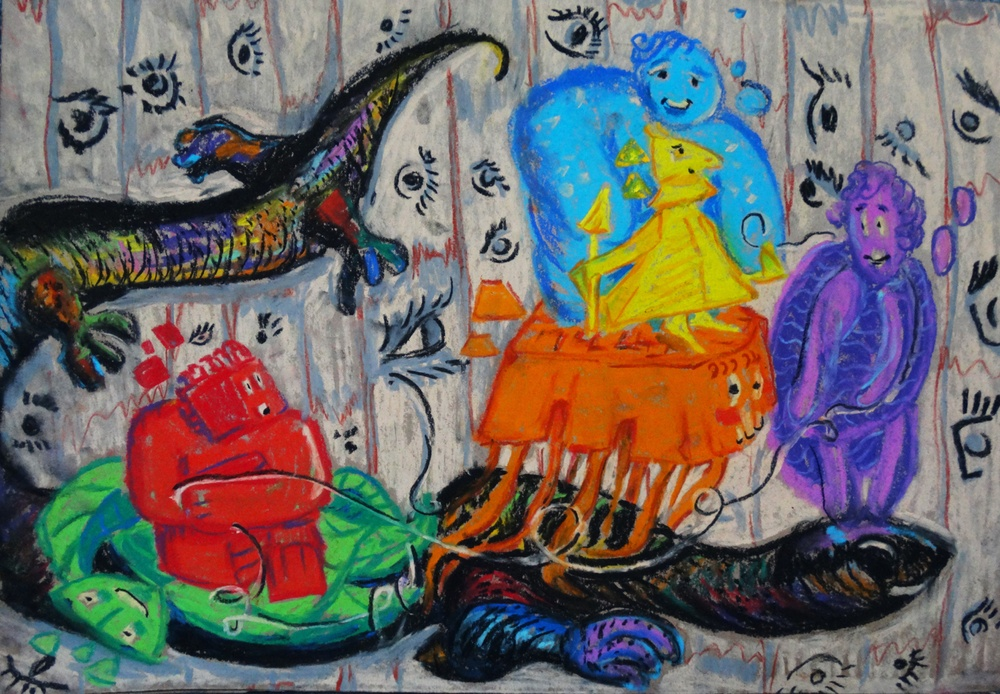
%> input picture c.jpg, 1000 x 694 px, shrunk from 5040 x 3496 before the run, given in place of c.tif, which was not available
$ octave color-extraction.m   (GNU Octave 9; MATLAB toolbox functions it lacks are replaced by stand-ins)
%> lines starting %> are read from the running program, lines starting %| are printed output that depends on the picture; pictures that were not available may be replaced by others from this repository, and a replacement may not be noted
imfinfo('c.tif')
c=imread('c.tif');
%> c is the input picture: size 694x1000x3 uint8; mean R, G, B 109.4, 103, 100.9
p=[230,123,9]; % peach color
% red
cr=c(:,:,1); % extraction of red color
cg=c(:,:,2); % extraction of green color
cb=c(:,:,3); % extraction of blue color
cr(cr>150 & cg<50 & cb<60)=p(1);
%> cr: size 694x1000 uint8; min 0, max 255, mean 111.6
cg(cr>150 & cg<50 & cb<60)=p(2);
%> cg: size 694x1000 uint8; min 0, max 232, mean 107.4
cb(cr>150 & cg<50 & cb<60)=p(3);
c_r(:,:,1)=cr;
c_r(:,:,2)=cg;
c_r(:,:,3)=cb;
imwrite(c_r,"c_r.jpg")
% red and yellow and orange
cr=c(:,:,1);
cg=c(:,:,2);
cb=c(:,:,3);
cr(cr>150 & 100<cg<150 & cb<100)=p(1);
%> cr: size 694x1000 uint8; min 0, max 255, mean 115.4
cg(cr>150 & 100<cg<150 & cb<100)=p(2);
%> cg: size 694x1000 uint8; min 0, max 212, mean 108.6
cb(cr>150 & 100<cg<150 & cb<100)=p(3);
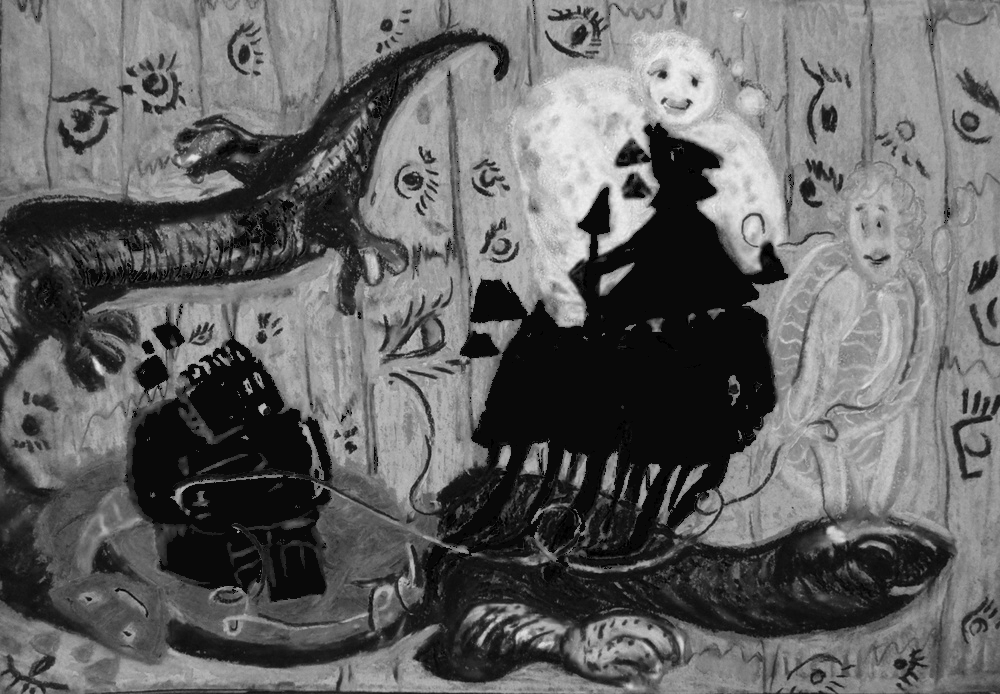
%> cb: size 694x1000 uint8; min 0, max 244, mean 99.4
c_ryo(:,:,1)=cr;
c_ryo(:,:,2)=cg;
c_ryo(:,:,3)=cb;
imwrite(c_ryo,"c_ryo.jpg")
% red and orange
cr=c(:,:,1);
cg=c(:,:,2);
cb=c(:,:,3);
cr(cr>150 & cg<100 & cb<100)=p(1);
%> cr: size 694x1000 uint8; min 0, max 255, mean 113.8
cg(cr>150 & cg<100 & cb<100)=p(2);
%> cg: size 694x1000 uint8; min 0, max 232, mean 109.9
cb(cr>150 & cg<100 & cb<100)=p(3);
c_ro(:,:,1)=cr;
c_ro(:,:,2)=cg;
c_ro(:,:,3)=cb;
imwrite(c_ro,"c_ro.jpg")

% orange
%idea: ro - r
cr=c(:,:,1);
cg=c(:,:,2);
cb=c(:,:,3);
cr(cr>150 &  cg<100 & cb<100 & ~(cr>150 & cg<60 & cb<60))=p(1);
%> cr: size 694x1000 uint8; min 0, max 255, mean 111.3
cg(cr>150 &  cg<100 & cb<100 & ~(cr>150 & cg<60 & cb<60))=p(2);
%> cg: size 694x1000 uint8; min 0, max 232, mean 105.2
cb(cr>150 &  cg<100 & cb<100 & ~(cr>150 & cg<60 & cb<60))=p(3);
c_o(:,:,1)=cr;
c_o(:,:,2)=cg;
c_o(:,:,3)=cb;
imwrite(c_o,"c_o.jpg")

%green
cr=c(:,:,1);
cg=c(:,:,2);
cb=c(:,:,3);
cr(cr<100 & cg>100 & cb<100)=p(1);
%> cr: size 694x1000 uint8; min 0, max 255, mean 116.4
cg(cr<100 & cg>100 & cb<100)=p(2);
cb(cr<100 & cg>100 & cb<100)=p(3);
c_g(:,:,1)=cr;
c_g(:,:,2)=cg;
c_g(:,:,3)=cb;
imwrite(c_g,"c_g.jpg")
%purple
cr=c(:,:,1);
cg=c(:,:,2);
cb=c(:,:,3);
cr(cr>60 & cg<100 & cb>100)=p(1);
%> cr: size 694x1000 uint8; min 0, max 255, mean 116.4; mean of the top-left, top-right, bottom-left and bottom-right quarters 111.5, 130.7, 102.8, 120.7
cg(cr>60 & cg<100 & cb>100)=p(2); %<100 <100 >100
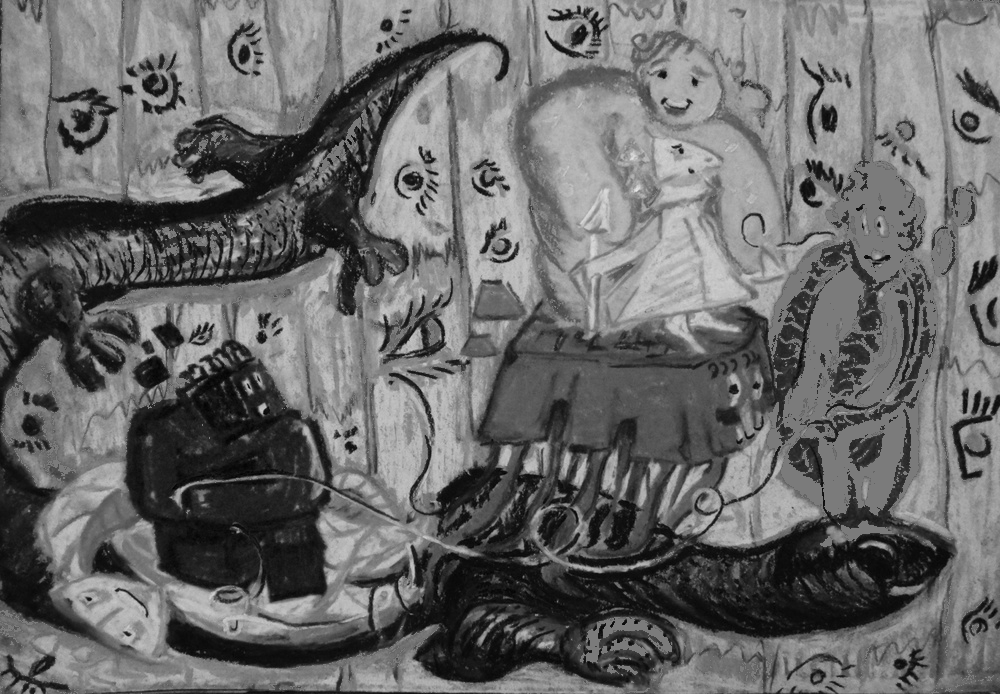
%> cg: size 694x1000 uint8; min 0, max 232, mean 105.5
cb(cr>60 & cg<100 & cb>100)=p(3);
c_p(:,:,1)=cr;
c_p(:,:,2)=cg;
c_p(:,:,3)=cb;
imwrite(c_p,"c_p.jpg")
%blue
cr=c(:,:,1);
cg=c(:,:,2);
cb=c(:,:,3);
cr(cr<100 & cg>60 & cb>100)=p(1);
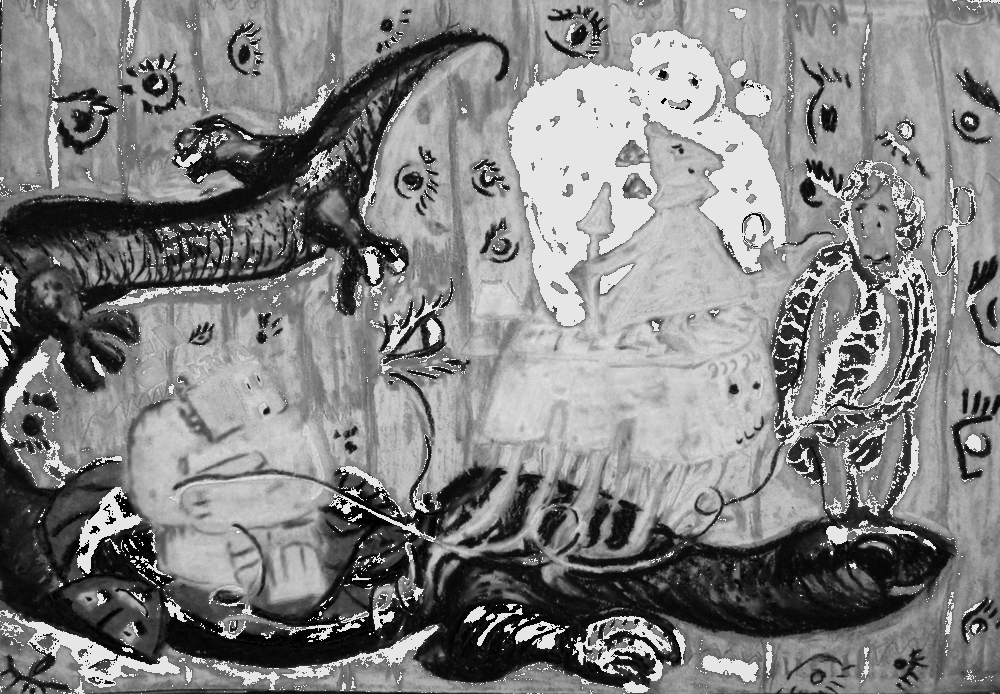
%> cr: size 694x1000 uint8; min 0, max 255, mean 130.1
cg(cr<100 & cg>60 & cb>100)=p(2);
cb(cr<100 & cg>60 & cb>100)=p(3);
c_b(:,:,1)=cr;
c_b(:,:,2)=cg;
c_b(:,:,3)=cb;
imwrite(c_b,"c_b.jpg")
%yellow
cr=c(:,:,1);
cg=c(:,:,2);
cb=c(:,:,3);
cr(cr>150 & cg>150 & cb<100)=p(1);
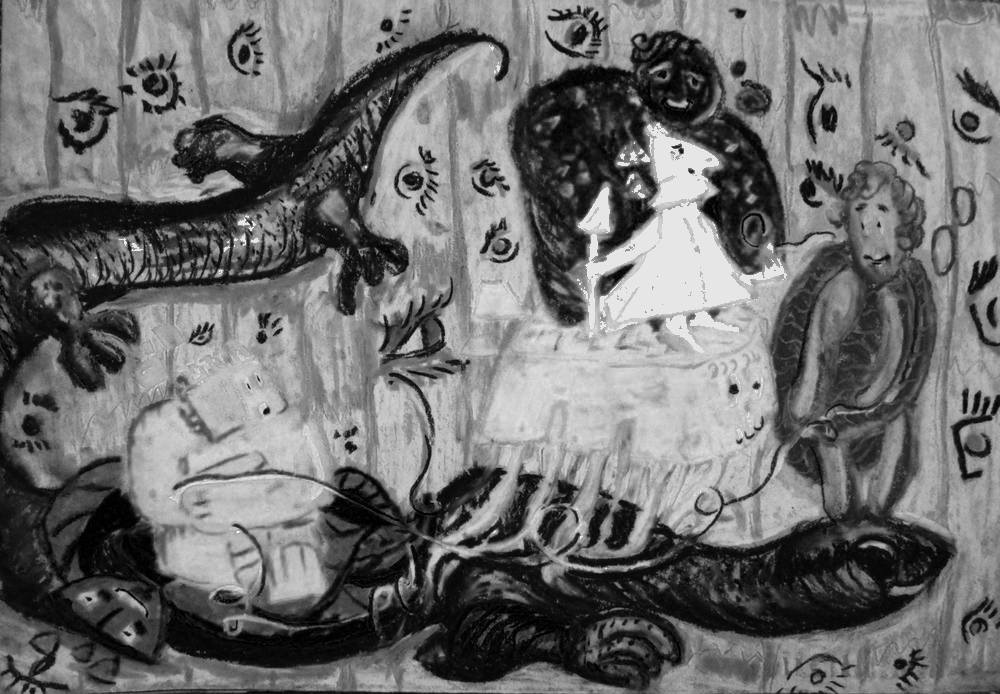
%> cr: size 694x1000 uint8; min 0, max 255, mean 110.3
cg(cr>150 & cg>150 & cb<100)=p(2);
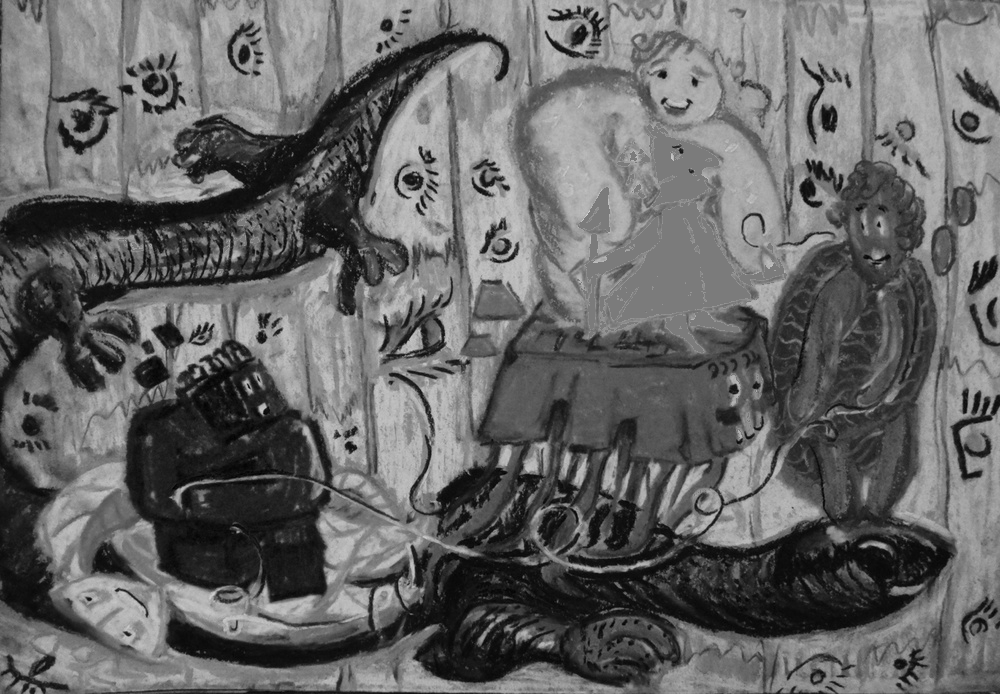
%> cg: size 694x1000 uint8; min 0, max 212, mean 101.7
cb(cr>150 & cg>150 & cb<100)=p(3);
c_y(:,:,1)=cr;
c_y(:,:,2)=cg;
c_y(:,:,3)=cb;
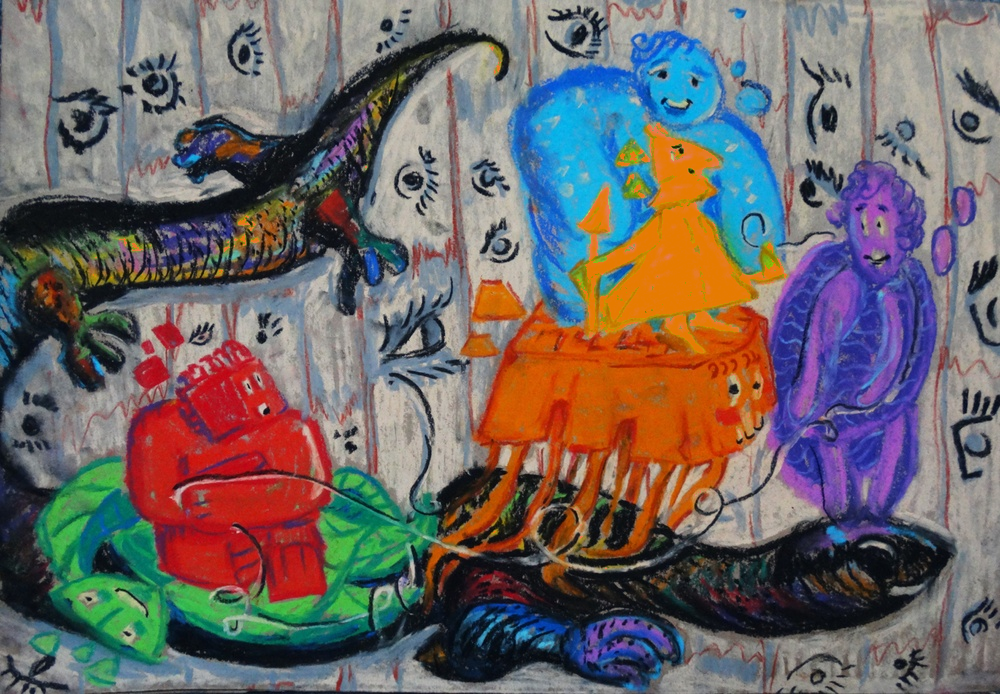
%> c_y: size 694x1000x3 uint8; mean R, G, B 110.3, 101.7, 100.9
imwrite(c_y,"c_y.jpg")

fig=figure("Name","color_extraction_1");
subplot(3,2,1);
imshow(c);
axis image
title('original')
subplot(3,2,2)
imshow(c_r);
title('red')
subplot(3,2,3)
imshow(c_g);
title('green')
subplot(3,2,4)
imshow(c_p);
title('purple')
subplot(3,2,5)
imshow(c_b);
title('blue')
subplot(3,2,6)
imshow(c_y);
title('yellow')

fig=figure("Name","color_extraction_2");
subplot(2,1,1);
imshow(c);
axis image
title('original')
subplot(2,1,2)
imshow(c_o);
title('orange')
